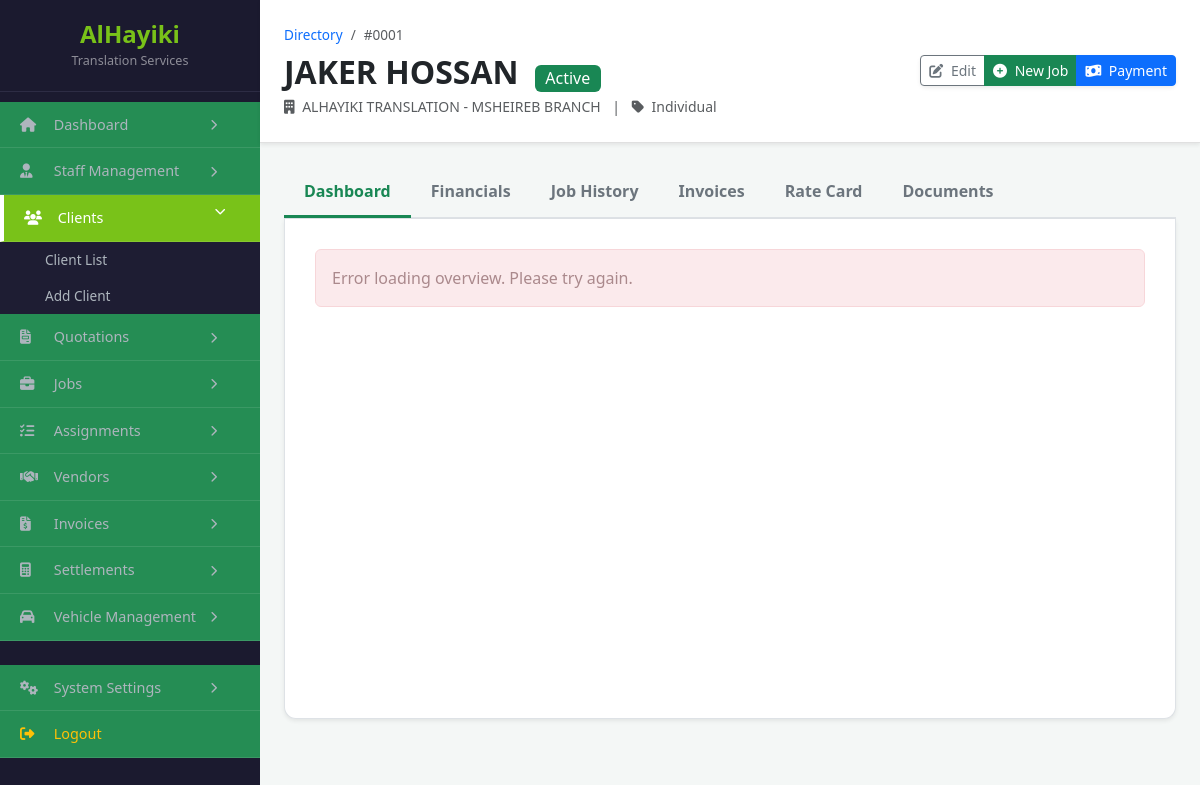
Screenshot of /client_view.php?id=1 (signed in) with the database file from the repository.
### tables this page shows
CREATE TABLE `clients` (
  `id` int(11) NOT NULL,
  `client_type` enum('Individual','Company') NOT NULL,
  `name` varchar(150) NOT NULL,
  `nationality` varchar(100) DEFAULT NULL,
  `qid_passport` varchar(50) DEFAULT NULL,
  `gender` enum('Male','Female','Other') DEFAULT NULL,
  `company_name` varchar(150) DEFAULT NULL,
  `position` varchar(100) DEFAULT NULL,
  `contact_person` varchar(100) DEFAULT NULL,
  `cr_number` varchar(50) DEFAULT NULL,
  `cr_expiry` date DEFAULT NULL,
  `vat_number` varchar(50) DEFAULT NULL,
  `mobile_primary` varchar(20) NOT NULL,
  `mobile_secondary` varchar(20) DEFAULT NULL,
  `landline` varchar(20) DEFAULT NULL,
  `email` varchar(100) DEFAULT NULL,
  `last_job_date` datetime DEFAULT NULL,
  `website` varchar(255) DEFAULT NULL,
  `address` text DEFAULT NULL,
  `city` varchar(100) DEFAULT NULL,
  `country` varchar(100) DEFAULT 'Qatar',
  `requires_lpo` tinyint(1) DEFAULT 0,
  `has_contract` tinyint(1) DEFAULT 0,
  `contract_start` date DEFAULT NULL,
  `contract_expiry` date DEFAULT NULL,
  `contract_file_path` varchar(255) DEFAULT NULL,
  `delivery_prefs` set('Digital','Office_Collection','Client_Location','On_Request') DEFAULT NULL,
  `internal_notes` text DEFAULT NULL,
  `tags` varchar(255) DEFAULT NULL,
  `is_vip` tinyint(1) DEFAULT 0,
  `status` enum('Active','On Hold','Inactive') DEFAULT 'Active',
  `is_archived` tinyint(1) DEFAULT 0,
  `created_by` int(11) DEFAULT NULL,
  `branch_id` int(11) DEFAULT NULL,
  `is_active` tinyint(1) DEFAULT 1,
  `activity_level` enum('One-Time','Occasional','Regular','Frequent') DEFAULT 'One-Time'
);

CREATE TABLE `branches` (
  `id` int(11) NOT NULL,
  `name` varchar(100) NOT NULL,
  `branch_code` varchar(20) DEFAULT NULL,
  `is_main_branch` tinyint(1) DEFAULT 0,
  `parent_company` varchar(100) DEFAULT NULL,
  `status` enum('Active','Inactive') DEFAULT 'Active',
  `landline` varchar(20) DEFAULT NULL,
  `mobile_numbers` text DEFAULT NULL,
  `emails` text DEFAULT NULL,
  `website` varchar(100) DEFAULT NULL,
  `area` varchar(100) DEFAULT NULL,
  `street_name` varchar(100) DEFAULT NULL,
  `building_number` varchar(20) DEFAULT NULL,
  `zone_number` varchar(20) DEFAULT NULL,
  `city` varchar(50) DEFAULT NULL,
  `country` varchar(50) DEFAULT 'State of Qatar',
  `po_box` varchar(20) DEFAULT NULL,
  `kahramaa_number` varchar(50) DEFAULT NULL,
  `water_number` varchar(50) DEFAULT NULL,
  `google_maps_link` text DEFAULT NULL,
  `legal_documents` longtext DEFAULT NULL CHECK (json_valid(`legal_documents`)),
  `manager_id` int(11) DEFAULT NULL,
  `cr_number` varchar(50) DEFAULT NULL,
  `cr_issue_date` date DEFAULT NULL,
  `cr_expiry_date` date DEFAULT NULL,
  `license_number` varchar(50) DEFAULT NULL,
  `license_expiry_date` date DEFAULT NULL,
  `fire_safety_number` varchar(50) DEFAULT NULL,
  `fire_safety_expiry` date DEFAULT NULL,
  `computer_card_number` varchar(50) DEFAULT NULL,
  `computer_card_expiry` date DEFAULT NULL,
  `chamber_number` varchar(50) DEFAULT NULL,
  `chamber_expiry` date DEFAULT NULL,
  `lease_number` varchar(50) DEFAULT NULL,
  `lease_expiry` date DEFAULT NULL,
  `created_at` timestamp NOT NULL DEFAULT current_timestamp()
);

### client_view.php (the view, shortened to what this page needs)
<?php
include 'db.php';
$clientId = isset($_GET['id']) ? (int)$_GET['id'] : 0;
$stmt = $pdo->prepare("
    SELECT c.*, b.name as branch_name
    FROM clients c
    LEFT JOIN branches b ON c.branch_id = b.id
    WHERE c.id = ?
");
$stmt->execute([$clientId]);
$client = $stmt->fetch();
$status = $client['status'];
$badgeClass = ($status == 'Active') ? 'bg-success' : (($status == 'On Hold') ? 'bg-warning text-dark' : 'bg-danger');
$isLocked = ($status == 'On Hold' || $status == 'Inactive');
?>
<!DOCTYPE html>
<html lang="en">
<head>
    <link href="https://cdn.jsdelivr.net/npm/bootstrap@5.3.0/dist/css/bootstrap.min.css" rel="stylesheet">
    <link rel="stylesheet" href="https://cdnjs.cloudflare.com/ajax/libs/font-awesome/6.4.0/css/all.min.css">
</head>
<body>
<div class="d-flex">
    <?php include 'sidebar.php'; ?>
    <div class="flex-grow-1">
        <div class="client-header shadow-sm">
            <div class="container-fluid px-4">
                <div class="row align-items-center">
                    <div class="col-md-7">
                        <nav aria-label="breadcrumb">
                            <ol class="breadcrumb mb-2">
                                <li class="breadcrumb-item"><a href="clients.php" class="text-decoration-none">Directory</a></li>
                                <li class="breadcrumb-item active">#<?= str_pad($client['id'], 4, '0', STR_PAD_LEFT) ?></li>
                            </ol>
                        </nav>
                        <h2 class="fw-bold mb-1">
                            <?= htmlspecialchars($client['name']) ?>
                            <span class="badge <?= $badgeClass ?> ms-2 fs-6 fw-normal"><?= $status ?></span>
                        </h2>
                        <div class="text-muted small">
                            <i class="fas fa-building me-1"></i> <?= htmlspecialchars($client['branch_name'] ?? 'Main Branch') ?>
                            <span class="mx-2">|</span>
                            <i class="fas fa-tag me-1"></i> <?= $client['client_type'] ?>
                        </div>
                    </div>
                    <div class="col-md-5 text-md-end header-actions">
                        <div class="btn-group shadow-sm">
                            <a href="edit_client.php?id=<?= $clientId ?>" class="btn btn-outline-secondary btn-sm">
                                <i class="fas fa-edit me-1"></i> Edit
                            </a>
                            <button class="btn btn-success btn-sm" onclick="createJob()" <?= $isLocked ? 'disabled' : '' ?>>
                                <i class="fas fa-plus-circle me-1"></i> New Job
                            </button>
                            <button class="btn btn-primary btn-sm" onclick="addPayment()" <?= $isLocked ? 'disabled' : '' ?>>
                                <i class="fas fa-money-bill-wave me-1"></i> Payment
                            </button>
                        </div>
                    </div>
                </div>
            </div>
        </div>
        <div class="container-fluid px-4 mt-4">
            <ul class="nav nav-tabs" id="clientTabs" role="tablist">
                <li class="nav-item">
                    <button class="nav-link active" id="overview-tab" data-bs-toggle="tab" data-bs-target="#overview" type="button">Dashboard</button>
                </li>
                <li class="nav-item">
                    <button class="nav-link" id="financial-tab" data-bs-toggle="tab" data-bs-target="#financial" type="button">Financials</button>
                </li>
                <li class="nav-item">
                    <button class="nav-link" id="jobs-tab" data-bs-toggle="tab" data-bs-target="#jobs" type="button">Job History</button>
                </li>
                <li class="nav-item">
                    <button class="nav-link" id="invoices-tab" data-bs-toggle="tab" data-bs-target="#invoices" type="button">Invoices</button>
                </li>
                <li class="nav-item">
                    <button class="nav-link" id="rates-tab" data-bs-toggle="tab" data-bs-target="#rates" type="button">Rate Card</button>
                </li>
                <li class="nav-item">
                    <button class="nav-link" id="docs-tab" data-bs-toggle="tab" data-bs-target="#docs" type="button">Documents</button>
                </li>
            </ul>
            <div class="tab-content-wrapper shadow-sm mb-5" id="clientTabsContent">
                <div class="tab-pane fade show active" id="overview" role="tabpanel">
                </div>
            </div>
        </div>
    </div>
</div>
</body>
</html>

### client_view.php (style rules this page uses)
:root { --brand-green: #198754; }
body { background-color: #f4f7f6; font-family: 'Segoe UI', sans-serif; }
.client-header { background: white; padding: 25px 0; border-bottom: 1px solid #e0e0e0; }
.breadcrumb { font-size: 0.85rem; }
.nav-tabs { border-bottom: 2px solid #dee2e6; }
.nav-tabs .nav-link { border: none; color: #6c757d; font-weight: 600; padding: 12px 20px; transition: all 0.2s; }
.nav-tabs .nav-link.active { color: var(--brand-green); background: none; border-bottom: 3px solid var(--brand-green); }
.tab-content-wrapper { background: white; border: 1px solid #dee2e6; border-top: none; border-radius: 0 0 12px 12px; min-height: 500px; padding: 30px; }

### rows the page displays
clients: id "0001", name "JAKER HOSSAN", status "Active", branch.name "ALHAYIKI TRANSLATION - MSHEIREB BRANCH", client_type "Individual"
